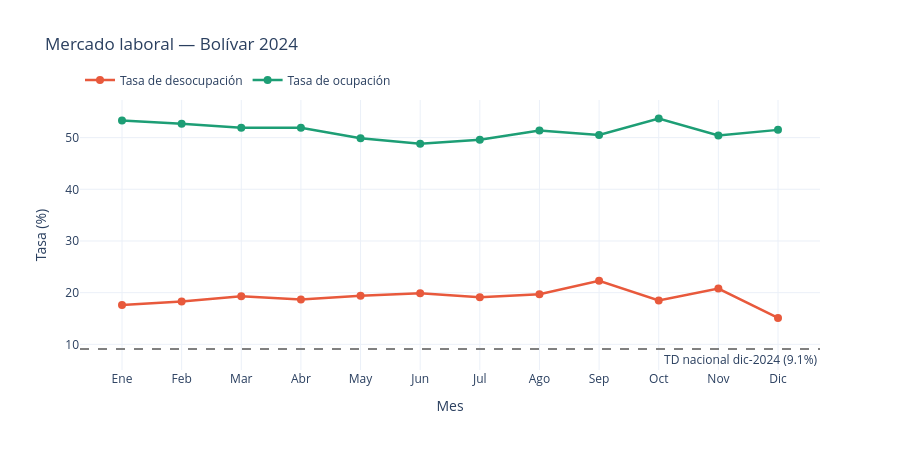

The cell this chart's notebook holds for it:
### Code cell
import plotly.graph_objects as go

meses_nombres = {
    '01':'Ene','02':'Feb','03':'Mar','04':'Abr',
    '05':'May','06':'Jun','07':'Jul','08':'Ago',
    '09':'Sep','10':'Oct','11':'Nov','12':'Dic'
}

ind_bolivar.index = ind_bolivar.index.map(meses_nombres)

fig = go.Figure()

fig.add_trace(go.Scatter(
    x=ind_bolivar.index,
    y=ind_bolivar['TD'],
    mode='lines+markers',
    name='Tasa de desocupación',
    line=dict(color='#E8593C', width=2.5),
    marker=dict(size=8)
))

fig.add_trace(go.Scatter(
    x=ind_bolivar.index,
    y=ind_bolivar['TO'],
    mode='lines+markers',
    name='Tasa de ocupación',
    line=dict(color='#1D9E75', width=2.5),
    marker=dict(size=8)
))

fig.add_hline(
    y=9.1, 
    line_dash="dash", 
    line_color="gray",
    annotation_text="TD nacional dic-2024 (9.1%)",
    annotation_position="bottom right"
)

fig.update_layout(
    title='Mercado laboral — Bolívar 2024',
    xaxis_title='Mes',
    yaxis_title='Tasa (%)',
    template='plotly_white',
    legend=dict(orientation='h', yanchor='bottom', y=1.02),
    height=450
)

fig.show()

### Figure 1 — Plotly figure (JSON) as saved in the notebook; plotly's stock layout.template omitted (floating-point values rounded to 4 significant figures)
{"data": [{"line": {"color": "#E8593C", "width": 2.5}, "marker": {"size": 8}, "mode": "lines+markers", "name": "Tasa de desocupación", "type": "scatter", "x": ["Ene", "Feb", "Mar", "Abr", "May", "Jun", "Jul", "Ago", "Sep", "Oct", "Nov", "Dic"], "y": [17.6, 18.3, 19.3, 18.7, 19.4, 19.9, 19.1, 19.7, 22.3, 18.5, 20.8, 15.1]}, {"line": {"color": "#1D9E75", "width": 2.5}, "marker": {"size": 8}, "mode": "lines+markers", "name": "Tasa de ocupación", "type": "scatter", "x": ["Ene", "Feb", "Mar", "Abr", "May", "Jun", "Jul", "Ago", "Sep", "Oct", "Nov", "Dic"], "y": [53.3, 52.7, 51.9, 51.9, 49.9, 48.8, 49.6, 51.4, 50.5, 53.7, 50.4, 51.5]}], "layout": {"annotations": [{"showarrow": false, "text": "TD nacional dic-2024 (9.1%)", "x": 1, "xanchor": "right", "xref": "x domain", "y": 9.1, "yanchor": "top", "yref": "y"}], "height": 450, "legend": {"orientation": "h", "y": 1.02, "yanchor": "bottom"}, "shapes": [{"line": {"color": "gray", "dash": "dash"}, "type": "line", "x0": 0, "x1": 1, "xref": "x domain", "y0": 9.1, "y1": 9.1, "yref": "y"}], "title": {"text": "Mercado laboral — Bolívar 2024"}, "xaxis": {"title": {"text": "Mes"}}, "yaxis": {"title": {"text": "Tasa (%)"}}}}
